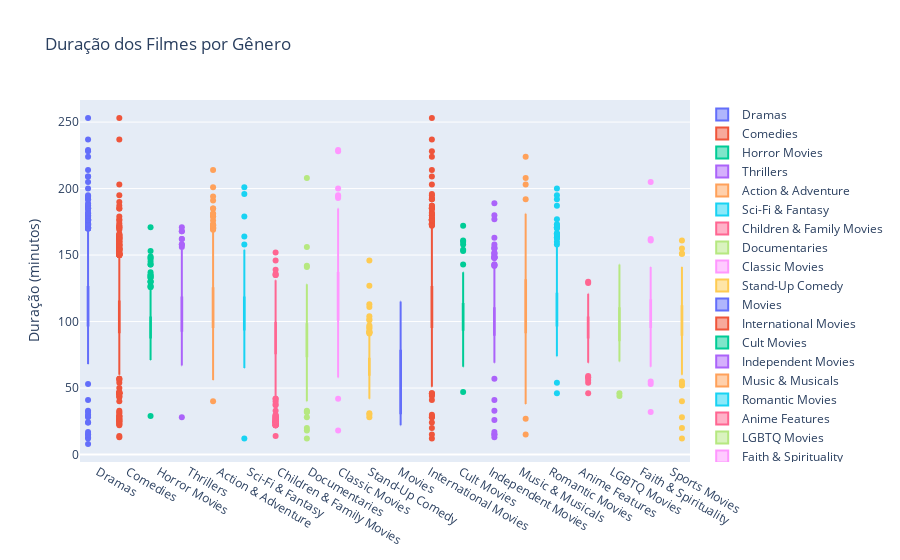

Here is the notebook cell this chart was saved with:
### Code cell
# Lista vazia para armazenar os trace do boxplot
data = []

# Iterar sobre os gêneros únicos
for genero in df_expandido['Genero'].unique():
    # Selecionar os dados de duração para o gênero atual
    dados_genero = df_expandido[df_expandido['Genero'] == genero]['Minutagem']
    # Adicionar um trace de boxplot para o gênero atual
    data.append(go.Box(y=dados_genero, name=genero))

# Layout do gráfico
layout = go.Layout(title='Duração dos Filmes por Gênero',
                   yaxis=dict(title='Duração (minutos)'),
                   boxmode='group')  # Para agrupar os boxplots lado a lado

# Criar a figura e mostrar o gráfico
fig = go.Figure(data=data, layout=layout)
fig.show()

### Figure 1 — Plotly figure (JSON) as saved in the notebook; plotly's stock layout.template omitted (floating-point values rounded to 4 significant figures; data arrays with more than 128 entries replaced by an {"elided": "..."} marker saying what was removed)
{"data": [{"name": "Dramas", "type": "box", "y": {"elided": "2293 int values"}}, {"name": "Comedies", "type": "box", "y": {"elided": "1553 int values"}}, {"name": "Horror Movies", "type": "box", "y": {"elided": "336 int values"}}, {"name": "Thrillers", "type": "box", "y": {"elided": "547 int values"}}, {"name": "Action & Adventure", "type": "box", "y": {"elided": "806 int values"}}, {"name": "Sci-Fi & Fantasy", "type": "box", "y": {"elided": "236 int values"}}, {"name": "Children & Family Movies", "type": "box", "y": {"elided": "503 int values"}}, {"name": "Documentaries", "type": "box", "y": {"elided": "391 int values"}}, {"name": "Classic Movies", "type": "box", "y": [120, 229, 121, 124, 103, 173, 134, 118, 106, 94, 131, 109, 129, 73, 104, 116, 130, 193, 122, 94, 153, 143, 137, 112, 128, 125, 168, 108, 98, 108, 127, 127, 112, 200, 181, 118, 115, 137, 145, 110, 96, 120, 63, 109, 58, 105, 153, 112, 126, 154, 129, 178, 111, 137, 228, 93, 195, 95, 106, 18, 103, 112, 85, 93, 121, 138, 97, 42, 128, 76, 93, 90, 86, 124, 117, 156, 129, 126, 94, 136, 181, 120, 194, 92, 176, 172, 111, 94, 146, 89, 103, 98, 118, 93, 185, 127, 166, 120, 120, 110, 91, 161, 100, 127, 100, 127, 116, 119]}, {"name": "Stand-Up Comedy", "type": "box", "y": {"elided": "294 int values"}}, {"name": "Movies", "type": "box", "y": [115, 92, 22, 22, 51, 82, 25, 89, 81, 46, 22, 29, 33, 35, 53, 48, 55, 45, 75, 71]}, {"name": "International Movies", "type": "box", "y": {"elided": "2369 int values"}}, {"name": "Cult Movies", "type": "box", "y": [88, 103, 134, 110, 99, 87, 98, 84, 90, 96, 83, 158, 104, 94, 106, 95, 126, 118, 94, 110, 102, 95, 47, 88, 143, 137, 82, 102, 81, 98, 113, 172, 95, 118, 101, 88, 122, 105, 86, 114, 101, 79, 154, 114, 153, 94, 113, 102, 66, 85, 97, 85, 108, 94, 96, 117, 101, 103, 98, 94, 160, 94, 90, 99, 118, 93, 112, 106, 161]}, {"name": "Independent Movies", "type": "box", "y": {"elided": "740 int values"}}, {"name": "Music & Musicals", "type": "box", "y": {"elided": "292 int values"}}, {"name": "Romantic Movies", "type": "box", "y": {"elided": "579 int values"}}, {"name": "Anime Features", "type": "box", "y": [112, 104, 96, 54, 91, 113, 98, 98, 91, 110, 46, 130, 97, 74, 129, 103, 90, 96, 99, 99, 88, 100, 102, 93, 96, 95, 85, 97, 95, 83, 59, 96, 118, 72, 98, 75, 103, 107, 106, 121, 69, 87, 91, 100, 101, 103, 100, 92, 107, 106, 77, 94, 94, 58, 58, 56, 117, 88, 99, 99, 102]}, {"name": "LGBTQ Movies", "type": "box", "y": [99, 83, 118, 83, 132, 109, 90, 44, 83, 122, 96, 91, 79, 91, 102, 92, 86, 100, 119, 84, 90, 90, 108, 83, 86, 78, 111, 112, 107, 110, 70, 85, 143, 85, 95, 102, 115, 110, 108, 114, 97, 87, 94, 105, 108, 100, 93, 46, 119, 106, 116, 94, 95, 101, 101, 91, 113, 131, 81, 96, 82, 117, 110, 81, 104, 128, 85, 85, 86, 77, 128, 111, 126, 90, 97, 96, 89, 88, 87, 108]}, {"name": "Faith & Spirituality", "type": "box", "y": [120, 120, 101, 120, 98, 123, 113, 111, 116, 106, 97, 127, 110, 121, 119, 133, 105, 32, 97, 66, 126, 99, 75, 104, 104, 113, 106, 92, 102, 119, 53, 110, 99, 55, 95, 89, 92, 96, 141, 106, 113, 100, 161, 205, 92, 86, 162, 97, 116, 81, 110, 108, 75, 96, 111, 109, 108, 100]}, {"name": "Sports Movies", "type": "box", "y": {"elided": "156 int values"}}], "layout": {"boxmode": "group", "title": {"text": "Duração dos Filmes por Gênero"}, "yaxis": {"title": {"text": "Duração (minutos)"}}}}
